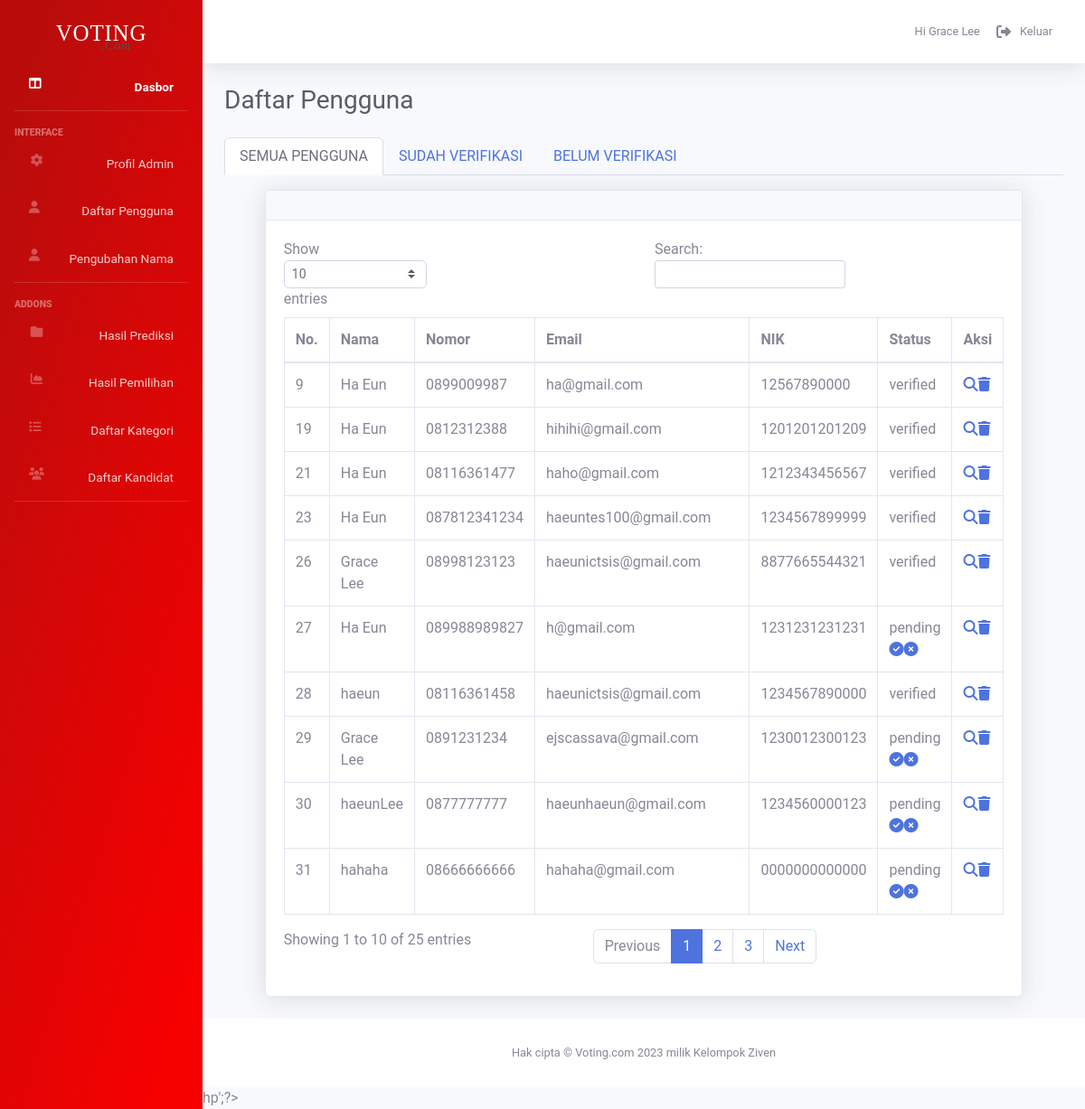
Page /admin/user.php (signed in) on the committed database.
### tables this page shows
CREATE TABLE `users` (
  `user_id` int(100) NOT NULL,
  `nama` varchar(100) NOT NULL,
  `nomor` varchar(100) NOT NULL,
  `email` varchar(100) NOT NULL,
  `NIK` varchar(100) NOT NULL,
  `password` varchar(100) NOT NULL,
  `foto_KTP` varchar(100) NOT NULL,
  `foto_wajah` varchar(100) NOT NULL,
  `status` varchar(100) NOT NULL
);

### admin/user.php (the view, shortened to what this page needs)
<!DOCTYPE html>
<html lang="en">
<head>
    <link href="vendor/fontawesome-free/css/all.min.css" rel="stylesheet" type="text/css">
    <link rel="stylesheet" href="https://cdnjs.cloudflare.com/ajax/libs/font-awesome/6.1.1/css/all.min.css" type="text/css">
    <link href="../admin_component/css/adminboots.css" rel="stylesheet">
</head>
<?php include '../admin_component/php/connect.php';?>
<?php
if(isset($_GET['type_of_users'])) {
    $status = $_GET['type_of_users'];
} else {
    $status = "All";
}
?>
<body id="page-top">
<?php include '../admin_component/php/script.php' ?>
    <div id="wrapper">
    <?php include '../admin_component/php/sidenav.php' ?>
<div id="content-wrapper" class="d-flex flex-column">
<div id="content">
<?php include '../admin_component/php/topbar.php' ?>
    <div class="container-fluid">
        <div class="d-sm-flex align-items-center justify-content-between mb-4" style="display: grid;">
            <h1 class="h3 mb-0 text-gray-800">Daftar Pengguna</h1>
        </div>
        <div id="container">
        <ul class="nav nav-tabs mb-3" id="ex1" role="tablist">
        <li class="nav-item active" role="presentation">
            <a
            class="nav-link <?php if ($status=="All") {echo "active";}?>"
            id="ex1-tab-1"
            data-mdb-toggle="tab"
            href="user.php?type_of_users=All"
            role="tab"
            aria-controls="ex1-tabs-1"
            aria-selected="true"
            >SEMUA PENGGUNA</a
            >
        </li>
        <li class="nav-item" role="presentation">
            <a
            class="nav-link <?php if ($status=="verified") {echo "active";}?>"
            id="ex1-tab-2"
            data-mdb-toggle="tab"
            href="user.php?type_of_users=verified"
            role="tab"
            aria-controls="ex1-tabs-2"
            aria-selected="false"
            >SUDAH VERIFIKASI</a
            >
        </li>
        <li class="nav-item" role="presentation">
            <a
            class="nav-link <?php if ($status=="pending") {echo "active";}?>"
            id="ex1-tab-3"
            data-mdb-toggle="tab"
            href="user.php?type_of_users=pending"
            role="tab"
            aria-controls="ex1-tabs-3"
            aria-selected="false"
            >BELUM VERIFIKASI</a
            >
        </li>
        </ul>
        </div>
        <div class="row justify-content-center">
        <div class="card shadow mb-4">
                        <div class="card-header py-3">
                        </div>
                        <div class="card-body">
                            <div class="table-responsive">
                                <table class="table table-bordered" id="dataTable" width="100%" cellspacing="0">
                                    <thead>
                                        <tr>
                                            <th>No.</th>
                                            <th>Nama</th>
                                            <th>Nomor</th>
                                            <th>Email</th>
                                            <th>NIK</th>
                                            <th>Status</th>
                                            <th>Aksi</th>
                                        </tr>
                                    </thead>
                                    <tbody>
<?php
    if($status == "All") {
        $query ="SELECT * FROM users";
        $select_users =  $connect->prepare($query);
        $select_users -> execute();
    } else if ($status != "All") {
        $query ="SELECT * FROM users WHERE status = '$status'";
        $select_users =  $connect->prepare($query);
        $select_users -> execute();
    }
    if($select_users->rowCount()>0){
        while ($fetch_users = $select_users ->fetch(PDO::FETCH_ASSOC)){
            ?>
                        <tr>
                            <td><?=$fetch_users['user_id']?></td>
                            <td><?=$fetch_users['nama']?></td>
                            <td><?=$fetch_users['nomor']?></td>
                            <td><?=$fetch_users['email']?></td>
                            <td><?=$fetch_users['NIK']?></td>
                            <td class><?=$fetch_users['status']?>
                            <?php if($fetch_users['status'] != "verified"){?>
                                <div class ="action">
                                <a href="user.php?update_status=verified&uid=<?=$fetch_users['user_id']?>" class=""><i class="fa-solid fa-circle-check"></i></a><a href="user.php?update_status=rejected&uid=<?=$fetch_users['user_id']?>" class="" onclick="return confirm('Are you sure to reject this user?');"><i class="fa-solid fa-circle-xmark"></i></a>
                                </div>
                            <?php } ?>
                        </td>
                            <td><div class="action">
                                <a href="detail_user.php?detail_user=<?=$fetch_users['user_id']?>" class=""><i class="fa-solid fa-magnifying-glass"></i></a><a href="user.php?delete=<?=$fetch_users['user_id']?>" class="" onclick="return confirm('Are you sure to delete this user?');"><i class="fa-solid fa-trash"></i></a>
                            </div></td>
                    </tr>
            <?php
        }
    }
?>
                                    </tbody>
                                </table>
                            </div>
                        </div>
                    </div>
    </div>
</div>
<?php include '../admin_component/php/footer.php' ?>
hp';?>
</div>
</div>
</body>
</html>

### admin_component/php/sidenav.php (style rules this page uses)
*, *::after { margin: 0; padding: 0; box-sizing: border-box; font-family: 'Roboto'; }

### rows in the picture
users: user_id "9", nama "Ha Eun", nomor "0899009987", email "ha@gmail.com", NIK "12567890000", status "verified"
users: user_id "19", nama "Ha Eun", nomor "0812312388", email "hihihi@gmail.com", NIK "1201201201209", status "verified"
users: user_id "21", nama "Ha Eun", nomor "08116361477", email "haho@gmail.com", NIK "1212343456567", status "verified"
users: user_id "23", nama "Ha Eun", nomor "087812341234", email "haeuntes100@gmail.com", NIK "1234567899999", status "verified"
users: user_id "26", nama "Grace Lee", nomor "08998123123", email "haeunictsis@gmail.com", NIK "8877665544321", status "verified"
users: user_id "27", nama "Ha Eun", nomor "089988989827", email "h@gmail.com", NIK "1231231231231", status "pending"
users: user_id "28", nama "haeun", nomor "08116361458", email "haeunictsis@gmail.com", NIK "1234567890000", status "verified"
users: user_id "29", nama "Grace Lee", nomor "0891231234", email "ejscassava@gmail.com", NIK "1230012300123", status "pending"
users: user_id "30", nama "haeunLee", nomor "0877777777", email "haeunhaeun@gmail.com", NIK "1234560000123", status "pending"
users: user_id "31", nama "hahaha", nomor "08666666666", email "hahaha@gmail.com", NIK "0000000000000", status "pending"

### other values in the picture
$_SESSION['nama_admin'] "Grace Lee"
